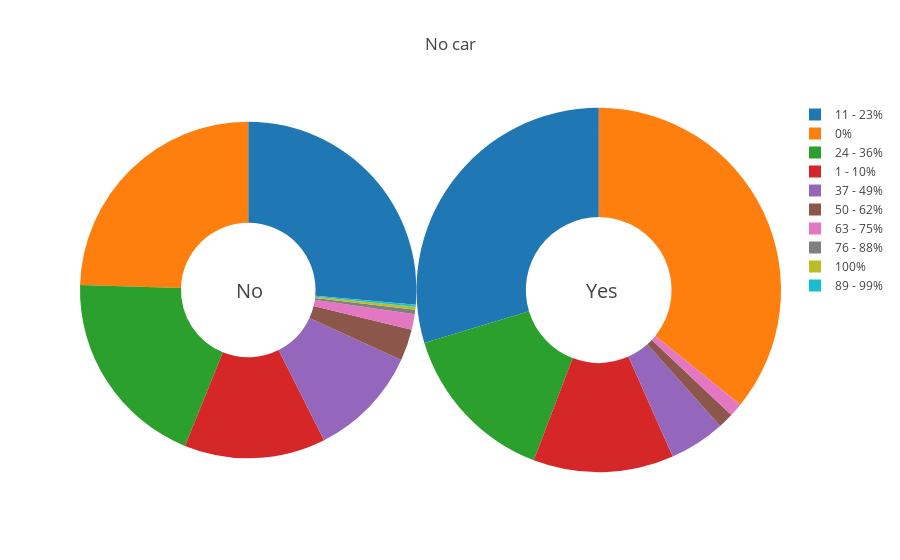

The notebook cell saved with this chart:
### Markdown cell above
Par contre ici on remarque que la classe intéressée sont plus probable de posséder leurs maisons, alors que l'autre classe est plus susceptible de la louer avec un pourcentage.

### Code cell
fig = {
  "data": [
    {
      "values": no.groupby('No car').size(),
      "labels": ['0%','1 - 10%','100%','11 - 23%','24 - 36%','37 - 49%','50 - 62%','63 - 75%','76 - 88%','89 - 99%'],
      "domain": {"x": [0, .48]},
      "name": "No",
      "hoverinfo":"label+percent+name",
      "hole": .4,
      "type": "pie",
      "textinfo":'none'
    },     
    {
      "values": yes.groupby('No car').size(),
      "labels": ['0%','1 - 10%','11 - 23%','24 - 36%','37 - 49%','50 - 62%','63 - 75%'],
      "domain": {"x": [.48, 1]},
      "name": "Yes",
      "hoverinfo":"label+percent+name",
      "hole": .4,
      "type": "pie",
      "textinfo":'none'
    }],
  "layout": {
        "title":"No car",
      "annotations": [
            {
                "font": {
                    "size": 20
                },
                "showarrow": False,
                "text": "No",
                "x": 0.22,
                "y": 0.5
            },
            {
                "font": {
                    "size": 20
                },
                "showarrow": False,
                "text": "Yes",
                "x": 0.77,
                "y": 0.5,
                
            }
        ]
    }
}
iplot(fig)

### Figure 1 — Plotly figure (JSON) as saved in the notebook; plotly's stock layout.template omitted (floating-point values rounded to 4 significant figures)
{"data": [{"domain": {"x": [0, 0.48]}, "hole": 0.4, "hoverinfo": "label+percent+name", "labels": ["0%", "1 - 10%", "100%", "11 - 23%", "24 - 36%", "37 - 49%", "50 - 62%", "63 - 75%", "76 - 88%", "89 - 99%"], "name": "No", "textinfo": "none", "type": "pie", "values": [2265, 1254, 27, 2437, 1786, 991, 280, 138, 40, 18]}, {"domain": {"x": [0.48, 1]}, "hole": 0.4, "hoverinfo": "label+percent+name", "labels": ["0%", "1 - 10%", "11 - 23%", "24 - 36%", "37 - 49%", "50 - 62%", "63 - 75%"], "name": "Yes", "textinfo": "none", "type": "pie", "values": [210, 73, 174, 85, 29, 8, 7]}], "layout": {"annotations": [{"font": {"size": 20}, "showarrow": false, "text": "No", "x": 0.22, "y": 0.5}, {"font": {"size": 20}, "showarrow": false, "text": "Yes", "x": 0.77, "y": 0.5}], "title": "No car"}}
